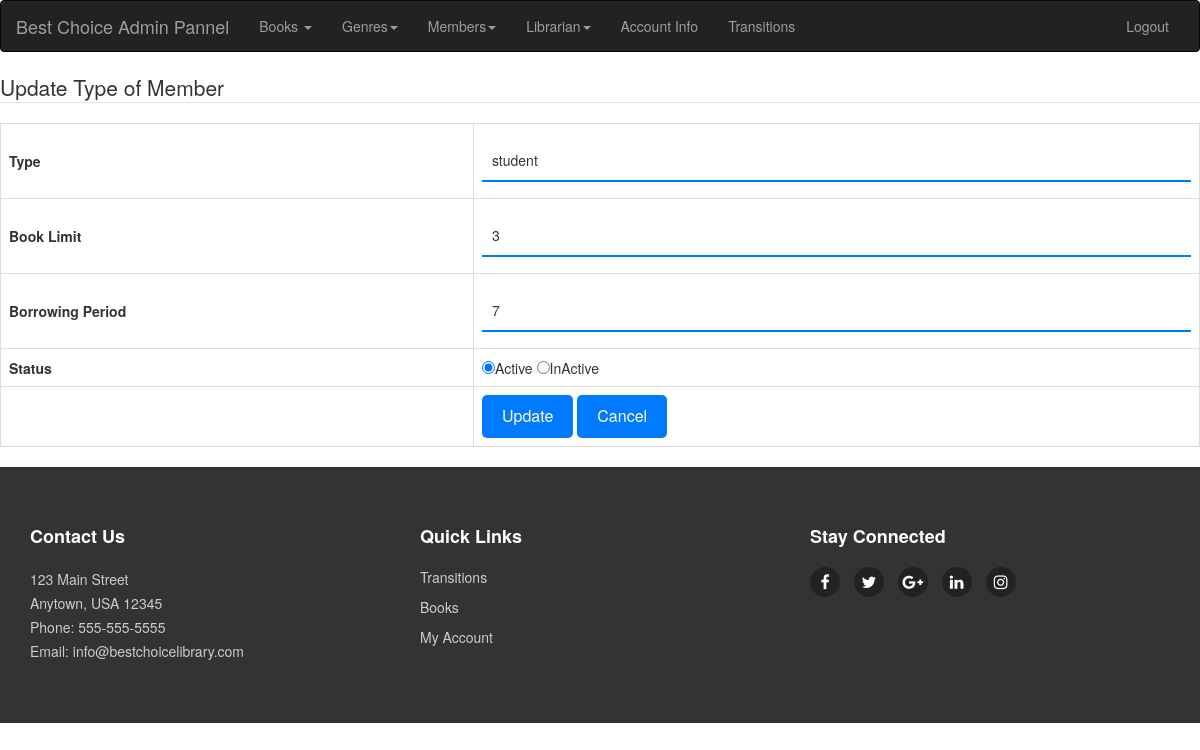
Screenshot of /memberTypeUpdate.php?uid=6 (signed in) with the database file from the repository.
### tables this page shows
CREATE TABLE `membertype` (
  `membertype_id` int(11) NOT NULL,
  `membertype_name` varchar(50) NOT NULL,
  `booklimit` int(11) NOT NULL,
  `borrowingperiod` int(11) NOT NULL,
  `status` varchar(50) NOT NULL
);

### memberTypeUpdate.php (the view, shortened to what this page needs)
<?php
	include('connection.php');
	include('header1.php');
	if(isset($_REQUEST['uid'])){
		$membertype_id=$_REQUEST['uid'];
		$select="SELECT * FROM membertype WHERE membertype_id=?";
		$stmt = mysqli_prepare($connect, $select);
		mysqli_stmt_bind_param($stmt, "i", $membertype_id);
		mysqli_stmt_execute($stmt);
		$result = mysqli_stmt_get_result($stmt);
		$data = mysqli_fetch_array($result);
		$membertype_name=$data['membertype_name'];
		$booklimit=$data['booklimit'];
		$borrowingperiod=$data['borrowingperiod'];
	}
?>
<!DOCTYPE html>
<html>
<head>
</head>
<body>
	<form action="memberTypeUpdate.php" method="POST">
		<fieldset>
			<legend>Update Type of Member</legend>
			<table>
				<tr>
					<td class="bold">Type</td>
					<td><input type="text" name = "txtmembertype_name" required value="<?php echo $membertype_name ?>"></td>
				</tr>
				<tr>
					<td class="bold">Book Limit</td>
					<td><input type="text" name="txtbooklimit" required value="<?php echo $booklimit ?>"></td>
				</tr>
				<tr>
					<td class="bold">Borrowing Period</td>
					<td><input type="text" name="txtborrowingperiod" required value="<?php echo $borrowingperiod ?>"></td>
				</tr>
				<tr>
					<td class="bold">Status</td>
					<td>
						<input type="radio" name="rdoStatus" value="Active" checked />Active
						<input type="radio" name="rdoStatus" value="InActive" />InActive
					</td>
				</tr>
				<tr><td></td>
				<td>
					<input type="submit" name="btnUpdate" value="Update" />
					<input type="reset" value="Cancel" />
				</td>
			</tr>
			</table>
		</fieldset>
	</form>
</body>
</html>
<?php
include('footer1.php');

### css/style.css (style rules this page uses)
button, input[type=submit], input[type=reset] { background-color: #007bff; border: none; color: #fff; padding: 10px 20px; border-radius: 5px; font-size: 16px; cursor: pointer; }
.bold { font-weight: bold; }
input[type=text], input[type=password], input[type=email], input[type=tel], select { width: 100%; padding: 10px; margin: 8px 0; box-sizing: border-box; border: none; border-bottom: 2px solid #007bff; outline: none; background-color: transparent; }
table { width: 100%; border-collapse: collapse; margin-bottom: 20px; }
table td, table th { border: 1px solid #ddd; padding: 8px; }

### rows the page displays
membertype: txtmembertype_name "student", txtbooklimit "3", txtborrowingperiod "7"
